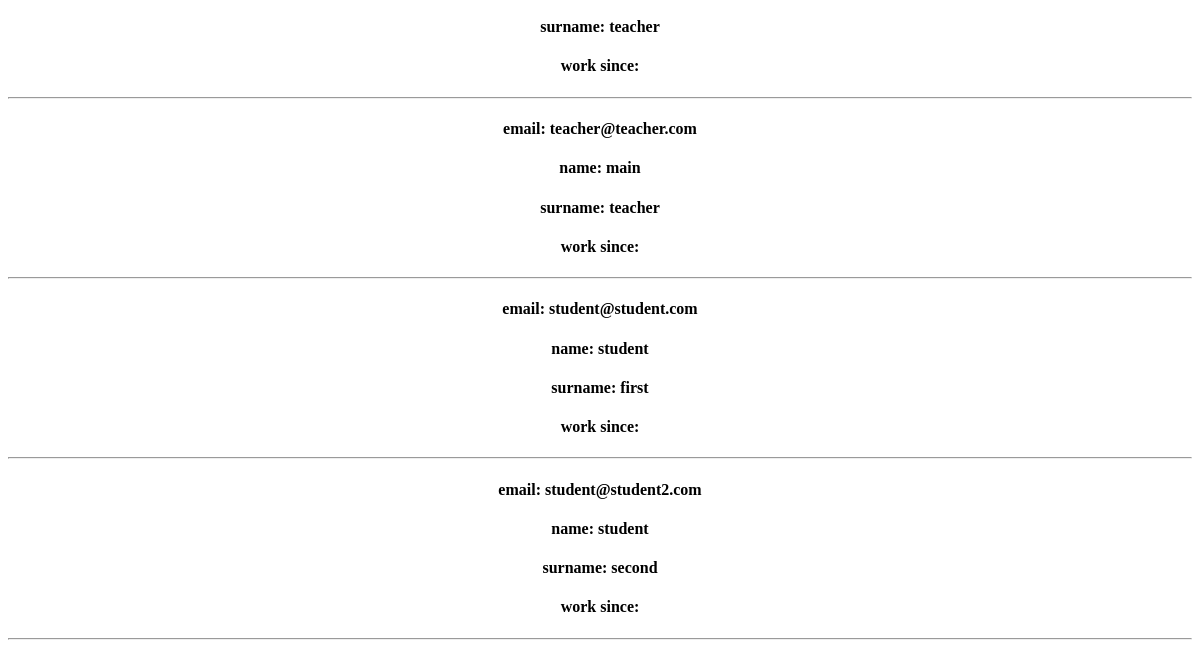
The app's page / (lower part), older data.
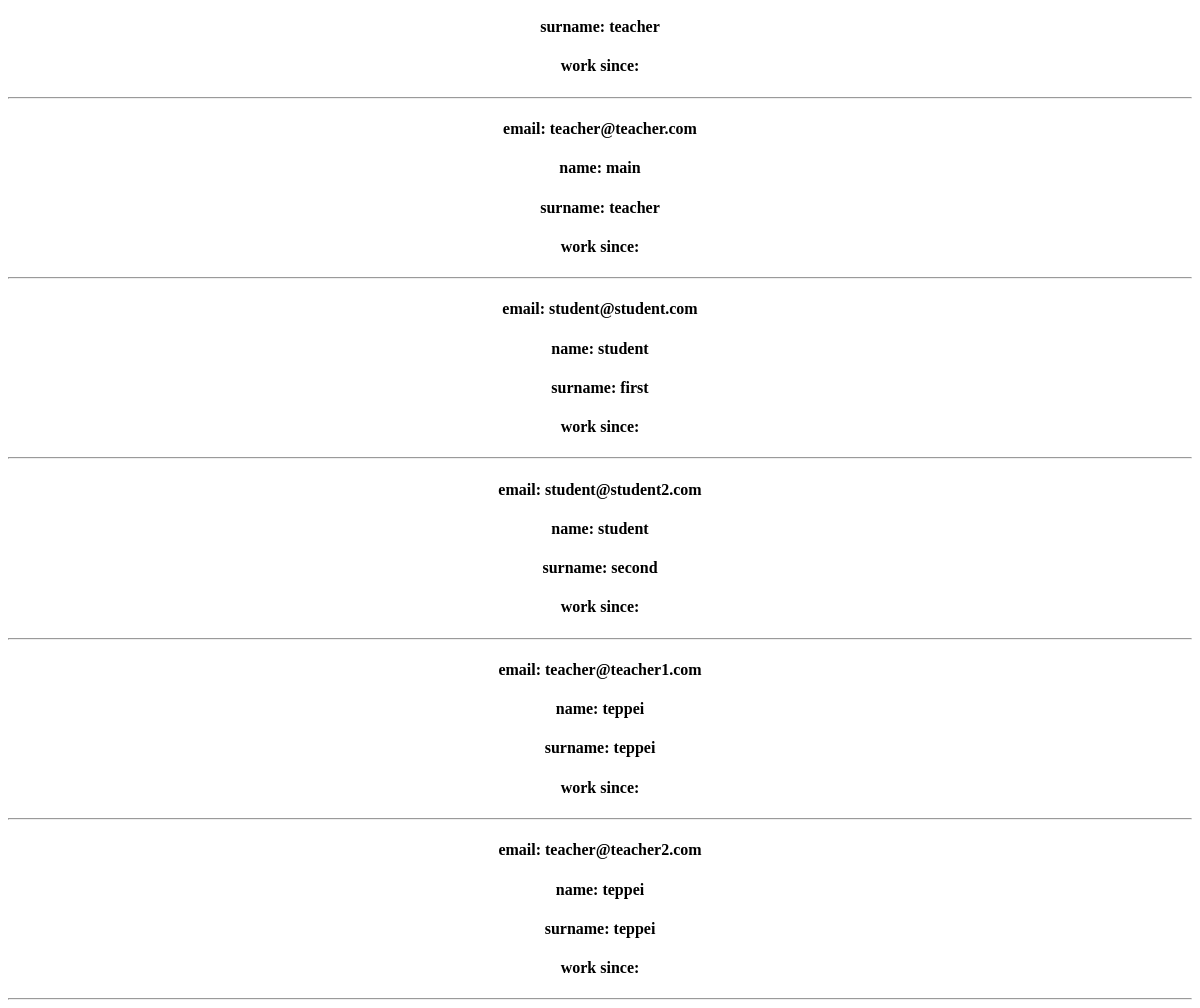
The same page, newer data.
### journal/models.py (models this page shows, shortened)
class CustomUser(AbstractBaseUser):
    name = models.CharField(max_length=15, null=False)
    surname = models.CharField(max_length=15, null=False)
    patronymic = models.CharField(max_length=15, blank=True, null=True)
    email = models.EmailField(unique=True)  # require
    phone_number = models.CharField(max_length=16, blank=True, null=True)
    avatar = models.ImageField(upload_to='user/avatar/', blank=True, null=True)
    date_of_birth = models.DateField(null=True)
    about = models.TextField(null=True)
    role = models.CharField(max_length=8, null=False, default="Other")
    is_active = models.BooleanField(default=True)
    is_staff = models.BooleanField(default=False)
    is_admin = models.BooleanField(default=False)
    USERNAME_FIELD = 'email'
    REQUIRED_FIELDS = ["name", "surname"]
    objects = CustomUserManager()

### journal/views.py (the view)
# urls.py: path('', main, name="main"),
def main(request):
    user_model = get_user_model()
    all_users = user_model.objects.all()
    return render(request, 'journal/main.html', {'all_users': all_users, 'title': "main"})

### journal/templates/journal/main.html (shortened to what this page needs)
{% extends 'journal/base.html' %}
{% block main %}
{% for user in all_users %}
<h4>email: {{ user.email }}</h4>
<h4>name: {{ user.name }}</h4>
<h4>surname: {{ user.surname }}</h4>
<h4>work since: {{ user.teacher.working_since }}</h4>
<hr>
{% endfor %}
{% endblock %}

Row changes from the older to the newer data that the page shows:
added CustomUser: email "teacher@teacher1.com", name "teppei", surname "teppei"
added CustomUser: email "teacher@teacher2.com", name "teppei", surname "teppei"
